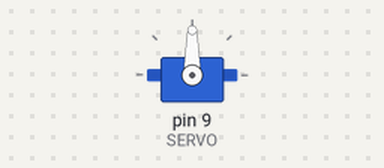
The sketch below on a simulated Arduino Uno, built with avr-gcc and run on an emulated ATmega328P. Parts: servo.

Above: at 0.05 s.
At 2.25 s:
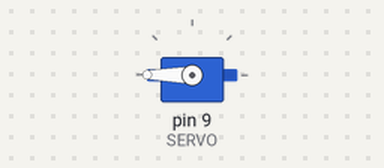
At 4.5 s:
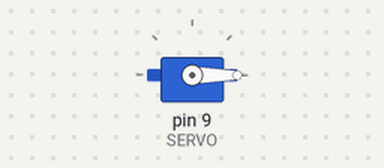
Timing chart, 0 to 5.9 s (numbered marks = the images above):
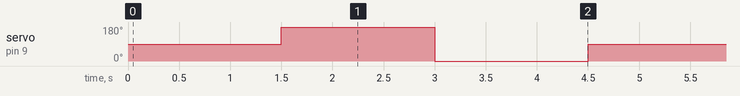

The sketch:

ServoMotor.ino
```cpp
#include <Servo.h>

#define SERVO 9

Servo servo;

void setup() {

}

void loop() {

  // 90도 이동하기
  servo.attach(SERVO);
  servo.write(90);
  delay(500);
  servo.detach();
  delay(1000);

  //180도 이동하기
  servo.attach(SERVO);
  servo.write(180);
  delay(500);
  servo.detach();
  delay(1000);

  //0도 이동하기
  servo.attach(SERVO);
  servo.write(0);
  delay(500);
  servo.detach();
  delay(1000);
}
```

Measured:
- by itself, servo on pin 9 (SERVO): repeats every 4.5 s: 0° 1.5 s, 90° 1.5 s, 180° 1.5 s
